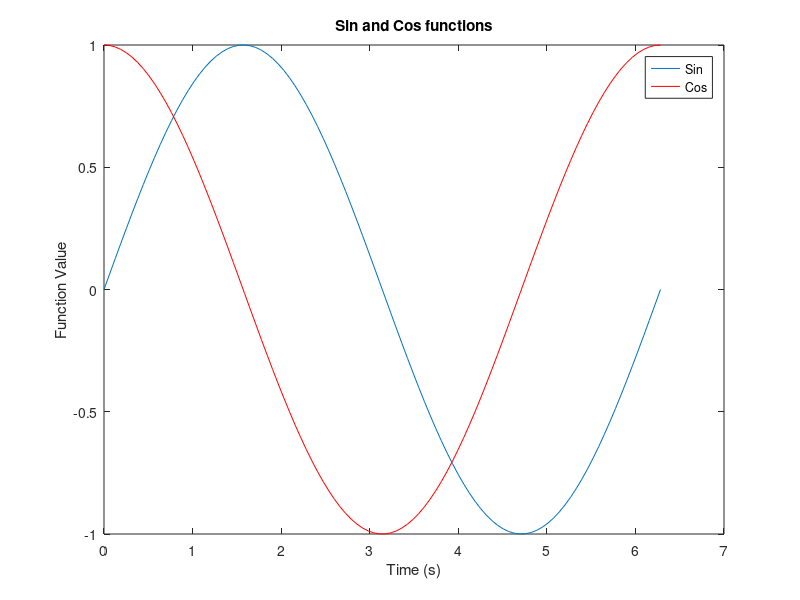

Source code (MATLAB):
clear; clc; close

% #1
a = 10;
b = 2.5*10^23;
c = 2 + 3*i;
d = exp((j*2*pi)/3);

% #4
x = 1/(1+exp(-(a-15)/6));
y = (sqrt(a) + b^(1/21))^pi;
z = log10(real((c+d)*(c-d))*sin(a*pi/3))/(c*conj(c));

% #8
figure()
time = linspace(0,2*pi);
plot(time,sin(time))
hold on
plot(time,cos(time),'-r')
xlabel('Time (s)')
ylabel('Function Value')
title('Sin and Cos functions')
legend('Sin','Cos')
xlim = [0,2*pi];
ylim = [-1.4,1.4];